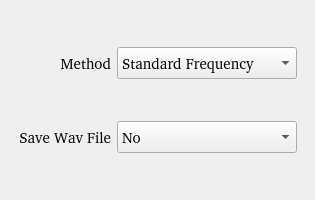
<?xml version="1.0" encoding="UTF-8"?>
<ui version="4.0">
 <class>DialogSetup</class>
 <widget class="QDialog" name="DialogSetup">
  <property name="geometry">
   <rect>
    <x>0</x>
    <y>0</y>
    <width>315</width>
    <height>200</height>
   </rect>
  </property>
  <property name="minimumSize">
   <size>
    <width>315</width>
    <height>200</height>
   </size>
  </property>
  <property name="maximumSize">
   <size>
    <width>315</width>
    <height>200</height>
   </size>
  </property>
  <property name="windowTitle">
   <string>Performance</string>
  </property>
  <layout class="QFormLayout" name="formLayout">
   <item row="0" column="0">
    <layout class="QVBoxLayout" name="verticalLayout">
     <item>
      <spacer name="verticalSpacer">
       <property name="orientation">
        <enum>Qt::Vertical</enum>
       </property>
       <property name="sizeHint" stdset="0">
        <size>
         <width>20</width>
         <height>40</height>
        </size>
       </property>
      </spacer>
     </item>
     <item>
      <layout class="QHBoxLayout" name="horizontalLayout_2">
       <item>
        <widget class="QLabel" name="label">
         <property name="minimumSize">
          <size>
           <width>100</width>
           <height>30</height>
          </size>
         </property>
         <property name="maximumSize">
          <size>
           <width>100</width>
           <height>30</height>
          </size>
         </property>
         <property name="font">
          <font>
           <family>Noto Sans [unknown]</family>
           <pointsize>11</pointsize>
          </font>
         </property>
         <property name="text">
          <string>Method</string>
         </property>
         <property name="alignment">
          <set>Qt::AlignRight|Qt::AlignTrailing|Qt::AlignVCenter</set>
         </property>
        </widget>
       </item>
       <item>
        <widget class="QComboBox" name="comboBox_Method">
         <property name="minimumSize">
          <size>
           <width>180</width>
           <height>32</height>
          </size>
         </property>
         <property name="maximumSize">
          <size>
           <width>180</width>
           <height>32</height>
          </size>
         </property>
         <property name="font">
          <font>
           <family>Noto Sans [unknown]</family>
           <pointsize>11</pointsize>
          </font>
         </property>
         <item>
          <property name="text">
           <string>Standard Frequency</string>
          </property>
         </item>
         <item>
          <property name="text">
           <string>Recorded Frquency</string>
          </property>
         </item>
         <item>
          <property name="text">
           <string>Cross Correlation</string>
          </property>
         </item>
        </widget>
       </item>
      </layout>
     </item>
     <item>
      <spacer name="verticalSpacer_2">
       <property name="orientation">
        <enum>Qt::Vertical</enum>
       </property>
       <property name="sizeHint" stdset="0">
        <size>
         <width>20</width>
         <height>40</height>
        </size>
       </property>
      </spacer>
     </item>
     <item>
      <layout class="QHBoxLayout" name="horizontalLayout">
       <item>
        <widget class="QLabel" name="label_2">
         <property name="minimumSize">
          <size>
           <width>100</width>
           <height>30</height>
          </size>
         </property>
         <property name="maximumSize">
          <size>
           <width>100</width>
           <height>30</height>
          </size>
         </property>
         <property name="font">
          <font>
           <family>Noto Sans [unknown]</family>
           <pointsize>11</pointsize>
          </font>
         </property>
         <property name="text">
          <string>Save Wav File</string>
         </property>
         <property name="alignment">
          <set>Qt::AlignRight|Qt::AlignTrailing|Qt::AlignVCenter</set>
         </property>
        </widget>
       </item>
       <item>
        <widget class="QComboBox" name="comboBox_SaveWav">
         <property name="minimumSize">
          <size>
           <width>180</width>
           <height>32</height>
          </size>
         </property>
         <property name="maximumSize">
          <size>
           <width>180</width>
           <height>32</height>
          </size>
         </property>
         <property name="font">
          <font>
           <family>Noto Sans [unknown]</family>
           <pointsize>11</pointsize>
          </font>
         </property>
         <item>
          <property name="text">
           <string>No</string>
          </property>
         </item>
         <item>
          <property name="text">
           <string>Yes</string>
          </property>
         </item>
        </widget>
       </item>
      </layout>
     </item>
     <item>
      <spacer name="verticalSpacer_3">
       <property name="orientation">
        <enum>Qt::Vertical</enum>
       </property>
       <property name="sizeHint" stdset="0">
        <size>
         <width>20</width>
         <height>40</height>
        </size>
       </property>
      </spacer>
     </item>
    </layout>
   </item>
  </layout>
 </widget>
 <resources/>
 <connections/>
</ui>
